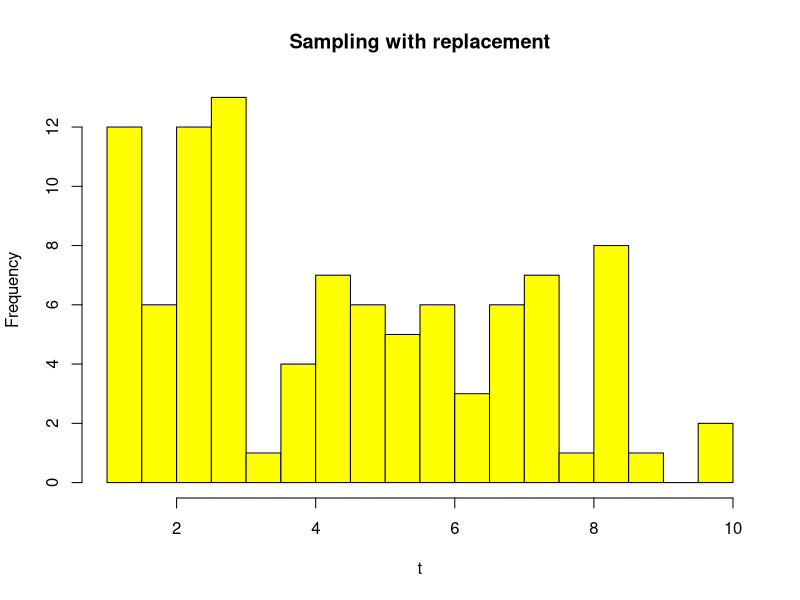
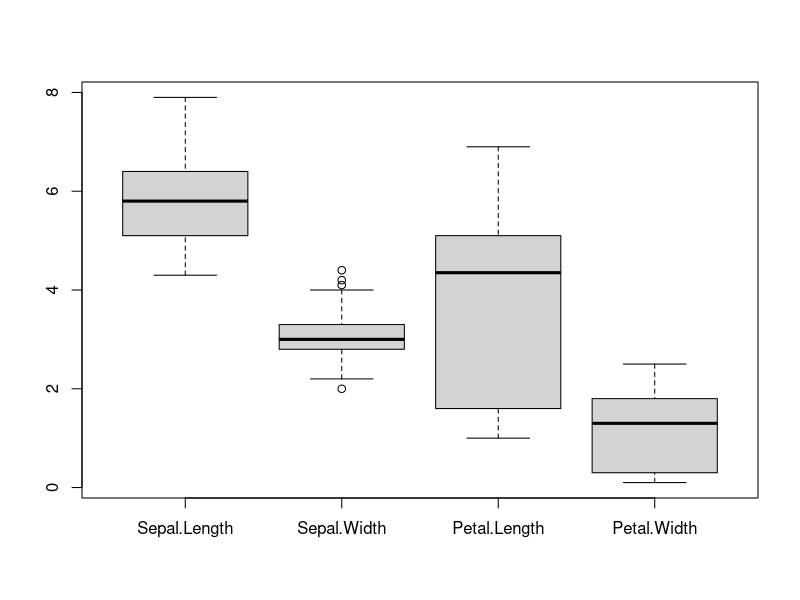
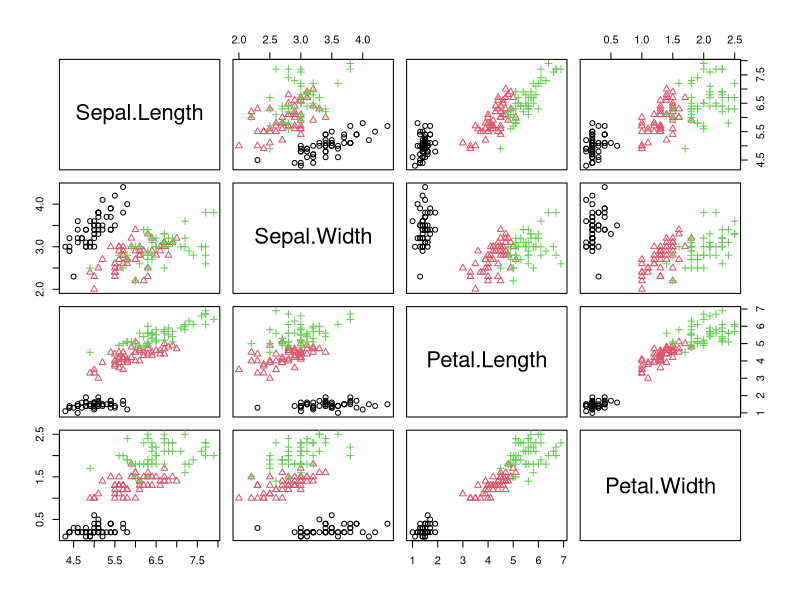
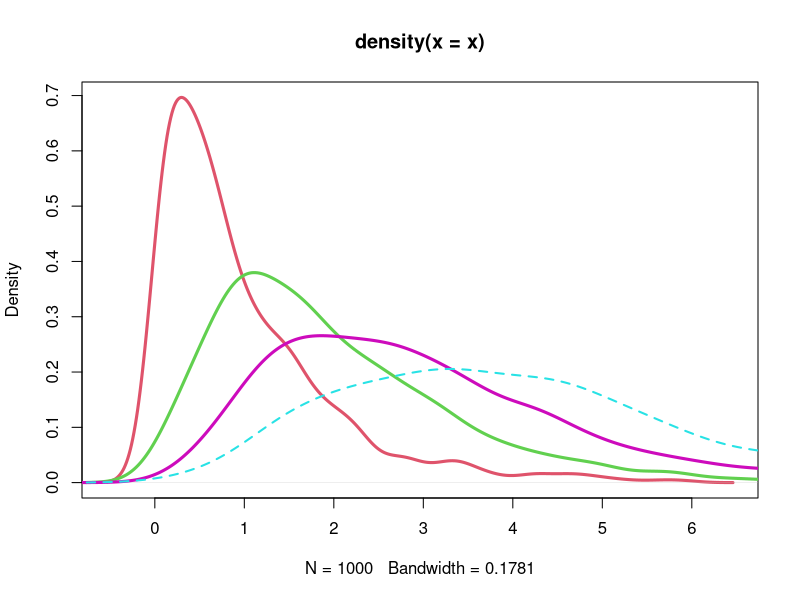

Here is the R script that generated these plots, in order: (Note: this script raises an error after producing the figures.)
#####WORKSHOP 1####


## Exercise 1

##1a )create a a vector v going from 1 to 10 in increments of 0.5.
##1b )build the function "foo" that sorts the elements of v in a decreasing order, store the results in vector z.
##1c )from vector v create a sample,t, of size 100 with replacement where the probabilities are given by a random uniform distribution.
##   Which number occur the most?
##   Create an histogram from t with yellow cells that has as main title = "Sampling with replacements".
##1d) Create a 7×8 matrix filled by row of Gaussian random numbers, with mean 1 and standard deviation 2.  
##   Add 1 to the elements lower than the mean.
##1e)Using the iris datasets make a boxplot of the variables in the dataset, last column excluded.
##    Make a matrix of scatterplots of the previous variables where color and form of the points depend on the species
##1f)Plot with different colors the estimated density functions of four random gamma distribution  
##    with n =1000 and scale parameter respectively: 1, 2 , 3, 4. 

## Exercise 2   
##install.packages("nycflights13")  install.packages("tidyverse")
##    we’ll use nycflights13::flights. This data frame contains all 336,776 flights that departed from New York City in 2013. 
##    The data comes from the US Bureau of Transportation Statistics, and is documented in ?flights.
##2a)Create a new data frame that contains only the flights on 8 April 2013. 
##       Find the flight with the lowest departure delay.
##2b) How many flights were delayed (on arrival or departure) by more than four hours?
##       Create a new data frame containing the dep_delay variable for the flights with the highest departure delay for each month, the month, the day and the mean of the departure delay for each month. 
##2c) Considering only the flights that landed in LAX airport, show the departure delay and the arrival delay, 
##     ordered according to the departure delay in a descendent order. Then compute the column mean.

## Exercise 3   
##3a) Create a dataframe of 100 people where the first column represents the age, distribuited as a random uniform,from 20 to 40 years old, 
# the second column represents the Weight, distributed as a random uniform, from 50 to 90 kg with one decimal and
# the third column if they are graduated or not, respectively with a proportion of 60% and 40%.

##3c)  Insert 5 missing values in each column at random locations, with a for loop.
##
##3d) Change column name "Graduated" to "Driving_License". 
##    Count the number of missing values in the dataframe. Now remove them.
##3e) Make a Min-Max Normalization: (X – min(X)) / (max(X) – min(X)) of the first two columns-
##3f) Make a a z-score standardization: (X – μ) / σ of the first two columns.




###EXERCISE 1
## 1a)
v= seq(1,10,0.5)

## 1b)
foo = function(v){
  z = sort(v, decreasing = TRUE)
  return(z)
  print(z)
}
z = foo(v)
## 1c)
set.seed(123)
t = sample(v, 100, replace = T, prob=runif(19))
t
sort(table(t)) #To check
hist(t,freq=T, breaks =19, col = "yellow", main = "Sampling with replacement")
#ok also: hist(z,freq=T, breaks =19, col = "yellow", main = "Sampling with replacement")

#1d)

A=matrix(rnorm(56, 1,2), nrow = 7, ncol = 8)

B =ifelse(A<mean(A),A+1,A) 

A
#1e)
data("iris")
boxplot(iris[,-5])

x = iris[,-5]
y = iris$Species
pairs(x,col=as.numeric(y),pch=as.numeric(y))

##1f)
x= rgamma(1000,1)
fx=density(x)
plot(fx, col=2, lwd=3)

y= rgamma(1000,2)
fy=density(y)
lines(fy, col =3,  lwd=3)

z= rgamma(1000,3)
fz=density(z)
lines(fz, col =6, lwd=3)

t= rgamma(1000,4)
ft=density(t)
lines(ft, col =5, lwd=2, lty = 2)


##2a)
filter(flights, month == 4 & day == 8)%>%
  filter(dep_delay==min(dep_delay, na.rm = T))



#2b
filter(flights, (arr_delay > 240 | dep_delay > 240))

Mean_del=flights %>% 
  group_by(month) %>% 
  mutate(mean_delay_month = mean(dep_delay, na.rm = TRUE)) %>%
  filter(dep_delay == max(dep_delay, na.rm = TRUE))  %>% 
   
   select(dep_delay, month, day,mean_delay_month)
           


#2c
Lax=flights %>% 
       filter(dest == "LAX") %>% 
       select(dep_delay, arr_delay) %>% 
      arrange(desc(dep_delay))



##3a)
df = data.frame(Age=round(runif(100,20, 40),0), Weight= round(runif(100, 50, 100),1), 
                Graduated=sample(c("No","Yes"), size = 100, replace = T, prob = c(0.4,0.6)))
df
##3b)
for(i in 1:3){
  df[sample(1:100, 5), i] =NA
}


#3c)
colnames(df)[which(names(df) == "Graduated")] = "Driving_License"
colSums(is.na.data.frame(df))
df=na.omit(df)

#3d)
#define Min-Max normalization function
min_max_norm <- function(x) {
  (x - min(x)) / (max(x) - min(x))
}
df_norm <- as.data.frame(lapply(df[,-3], min_max_norm))

#3e)
z_std = function(x){
  (x-mean(x))/sd(x)
}
df_std <- as.data.frame(lapply(df[,-3], z_std))
#Notice that each of the columns now have values that range from 0 to 1. 
#Also notice that the third column “Driving_License” was dropped from this data frame.
#We can easily add it back by using the following code:
df_norm$Driving_License <- df$Driving_License
